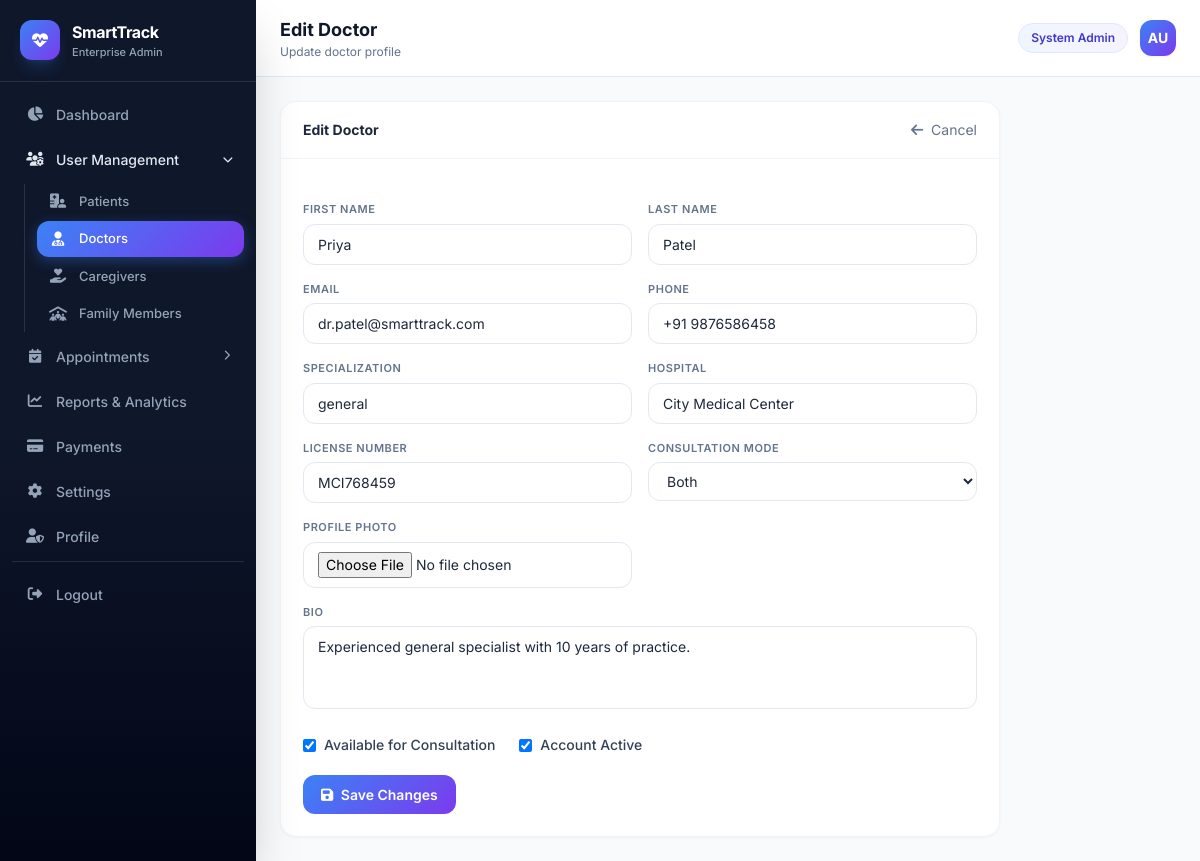
The page /system-admin/doctors/5/edit/ (signed in) on the database its author committed.
### apps/accounts/models.py (models this page shows, shortened)
class CustomUser(AbstractUser):
    ROLE_CHOICES = (
        ('patient', 'Patient'),
        ('doctor', 'Doctor'),
        ('admin', 'Admin'),
        ('caregiver', 'Caregiver'),
        ('family', 'Family Member'),
    )
    role = models.CharField(max_length=20, choices=ROLE_CHOICES, default='patient')
    is_email_verified = models.BooleanField(default=False, help_text='Email verified (is_verified)')
    otp_verified = models.BooleanField(default=False)
    last_activity = models.DateTimeField(null=True, blank=True)
    created_at = models.DateTimeField(auto_now_add=True)
    updated_at = models.DateTimeField(auto_now=True)
    class Meta:
        db_table = 'auth_user'
        indexes = [
            models.Index(fields=['role', 'is_active']),
            models.Index(fields=['email']),
        ]
    @property
    def phone(self):
        from apps.profiles.profile_bridge import get_user_phone
        return get_user_phone(self)
    @property
    def profile_completed(self):
        from apps.profiles.profile_bridge import is_profile_completed
        return is_profile_completed(self)

### apps/profiles/models.py (models this page shows, shortened)
class DoctorProfile(models.Model):
    GENDER_CHOICES = [('male', 'Male'), ('female', 'Female'), ('other', 'Other')]
    SPECIALIZATION_CHOICES = [
        ('general', 'General Physician'), ('cardiology', 'Cardiology'),
        ('neurology', 'Neurology'), ('orthopedics', 'Orthopedics'),
        ('pediatrics', 'Pediatrics'), ('dermatology', 'Dermatology'),
        ('psychiatry', 'Psychiatry'), ('oncology', 'Oncology'),
        ('gynecology', 'Gynecology'), ('ophthalmology', 'Ophthalmology'),
        ('ent', 'ENT'), ('urology', 'Urology'), ('endocrinology', 'Endocrinology'),
        ('gastroenterology', 'Gastroenterology'), ('pulmonology', 'Pulmonology'),
        ('nephrology', 'Nephrology'), ('other', 'Other'),
    ]
    CONSULTATION_MODE_CHOICES = [
        ('in_person', 'In-Person'),
        ('video', 'Video Consultation'),
        ('both', 'Both'),
    ]
    user = models.OneToOneField(CustomUser, on_delete=models.CASCADE, related_name='doctor_profile')
    doctor_id = models.CharField(max_length=20, unique=True, blank=True)
    full_name = models.CharField(max_length=200, blank=True)
    profile_photo = models.ImageField(upload_to='profiles/doctors/', null=True, blank=True)
    specialization = models.CharField(max_length=100, choices=SPECIALIZATION_CHOICES, blank=True)
    specialty = models.CharField(max_length=100, choices=SPECIALIZATION_CHOICES, blank=True)
    qualification = models.CharField(max_length=200, blank=True)
    years_of_experience = models.IntegerField(null=True, blank=True)
    hospital_name = models.CharField(max_length=200, blank=True)
    hospital_address = models.TextField(blank=True)
    hospital_phone = models.CharField(max_length=20, blank=True)
    clinic_address = models.TextField(blank=True)
    license_number = models.CharField(max_length=50, blank=True)
    registration_number = models.CharField(max_length=50, blank=True)
    license_document = models.FileField(upload_to='licenses/', null=True, blank=True)
    consultation_fee = models.DecimalField(max_digits=8, decimal_places=2, null=True, blank=True)
    video_consultation_fee = models.DecimalField(max_digits=8, decimal_places=2, null=True, blank=True)
    emergency_video_fee = models.DecimalField(max_digits=8, decimal_places=2, null=True, blank=True)
    emergency_fee = models.DecimalField(max_digits=8, decimal_places=2, null=True, blank=True)
    phone = models.CharField(max_length=20, blank=True)
    gender = models.CharField(max_length=10, choices=GENDER_CHOICES, blank=True)
    date_of_birth = models.DateField(null=True, blank=True)
    address = models.TextField(blank=True)
    city = models.CharField(max_length=100, blank=True)
    state = models.CharField(max_length=100, blank=True)
    pincode = models.CharField(max_length=20, blank=True)
    country = models.CharField(max_length=100, default='India', blank=True)
    availability_schedule = models.TextField(blank=True)
    consultation_hours = models.CharField(max_length=100, blank=True)
    consultation_mode = models.CharField(max_length=20, choices=CONSULTATION_MODE_CHOICES, default='both')
    available_for_consultation = models.BooleanField(default=True)
    max_patients_per_day = models.IntegerField(default=20)
    rating = models.DecimalField(max_digits=3, decimal_places=2, null=True, blank=True)
    bio = models.TextField(blank=True)
    notification_alerts = models.BooleanField(default=True)
    real_time_alerts = models.BooleanField(default=True)
    preferred_language = models.CharField(max_length=50, default='English')
    linkedin = models.URLField(blank=True)
    twitter = models.URLField(blank=True)
    onboarding_completed = models.BooleanField(default=False)
    step_completed = models.IntegerField(default=0)
    created_at = models.DateTimeField(auto_now_add=True)
    updated_at = models.DateTimeField(auto_now=True)
    class Meta:
        db_table = 'doctor_profile'

### apps/system_admin/views.py (the view, shortened to what this page needs)
# urls.py: path('doctors/<int:user_id>/edit/', views.doctor_form, name='system_admin_doctor_edit'),
@admin_required
def doctor_form(request, user_id=None):
    doctor = get_object_or_404(CustomUser, id=user_id, role='doctor') if user_id else None
    profile = DoctorProfile.objects.filter(user=doctor).first() if doctor else None
    editing = doctor is not None
    return render(request, 'system_admin/doctors/form.html', {
        'doctor': doctor, 'profile': profile, 'editing': editing,
        'page_title': 'Edit Doctor' if editing else 'Add Doctor',
    })

### apps/caregiver/access.py (called while the page is built, shortened)
def get_active_patient_context(request):
    actor = request.user
    return {
        'patient': None,
        'actor': actor,
        'caregiver_mode': False,
        'assignment': None,
    }

### apps/caregiver/context_processors.py (called while the page is built, shortened)
def caregiver_mode_context(request):
    if not request.user.is_authenticated or request.user.role != 'caregiver':
        return {}

### apps/dashboard/sidebar.py (called while the page is built, shortened)
def get_sidebar_active(request):
    match = getattr(request, 'resolver_match', None)
    url_name = match.url_name if match else None
    path = request.path
    if not path.endswith('/'):
        path = path + '/'
    if path.startswith('/medicines/activities/'):
        return 'activities'
    return ''

def sidebar_active_context(request):
    return {'sidebar_active': get_sidebar_active(request)}

### apps/notifications/context_processors.py (called while the page is built)
def notification_context(request):
    if not getattr(request, 'user', None) or not request.user.is_authenticated:
        return {}
    base = get_notifications_for_request(request)
    unread_count = base.filter(is_read=False).count()
    latest_id = base.aggregate(m=Max('id'))['m'] or 0
    return {
        'unread_count': unread_count,
        'latest_notification_id': latest_id,
    }

### apps/notifications/services.py (called while the page is built, shortened)
def get_notifications_for_user(user):
    if not user or not user.is_authenticated:
        return Notification.objects.none()
    return Notification.objects.filter(user=user)

def get_notifications_for_request(request):
    from apps.caregiver.access import get_active_patient_context
    ctx = get_active_patient_context(request)
    if ctx['caregiver_mode'] and ctx['patient']:
        return Notification.objects.filter(user=ctx['patient'])
    return get_notifications_for_user(request.user)

### apps/profiles/profile_bridge.py (called while the page is built)
def get_role_profile(user):
    if not user or not getattr(user, 'is_authenticated', True):
        return None
    role = getattr(user, 'role', None)
    try:
        if role == 'patient':
            return user.patient_profile
        if role == 'doctor':
            return user.doctor_profile
        if role == 'caregiver':
            return user.caregiver_profile
        if role == 'family':
            return getattr(user, 'family_member_profile', None)
    except Exception:
        return None
    return None

def get_user_phone(user):
    profile = get_role_profile(user)
    if profile:
        for attr in ('phone_number', 'phone', 'alternate_number'):
            val = getattr(profile, attr, None)
            if val:
                return val
    return getattr(user, '_legacy_phone', '') or ''

### templates/system_admin/doctors/form.html (shortened to what this page needs)
{% extends 'system_admin/base.html' %}
{% block page_title %}{{ page_title }}{% endblock %}
{% block page_subtitle %}{% if editing %}Update doctor profile{% else %}Register a new doctor{% endif %}{% endblock %}
{% block content %}
<div class="admin-form-panel animate-fade-in">
  <div class="admin-panel">
    <div class="admin-panel-header">
      <h3 class="font-bold text-slate-800 text-sm">{% if editing %}Edit Doctor{% else %}Add Doctor{% endif %}</h3>
      {% if editing %}<a href="{% url 'system_admin_doctor_detail' doctor.id %}" class="text-sm text-slate-500 hover:text-slate-700"><i class="fas fa-arrow-left mr-1"></i> Cancel</a>{% endif %}
    </div>
    <form method="POST" enctype="multipart/form-data" class="admin-panel-body space-y-5">{% csrf_token %}
      <div class="admin-form-grid">
        <div><label class="admin-form-label">First Name</label><input name="first_name" value="{{ doctor.first_name|default:'' }}" required class="admin-input w-full"></div>
        <div><label class="admin-form-label">Last Name</label><input name="last_name" value="{{ doctor.last_name|default:'' }}" required class="admin-input w-full"></div>
        <div><label class="admin-form-label">Email</label><input name="email" type="email" value="{{ doctor.email|default:'' }}" required class="admin-input w-full"></div>
        <div><label class="admin-form-label">Phone</label><input name="phone" value="{{ doctor.phone|default:'' }}" class="admin-input w-full"></div>
        <div><label class="admin-form-label">Specialization</label><input name="specialization" value="{% if profile %}{{ profile.specialty }}{% endif %}" class="admin-input w-full"></div>
        <div><label class="admin-form-label">Hospital</label><input name="hospital" value="{% if profile %}{{ profile.hospital_name }}{% endif %}" class="admin-input w-full"></div>
        <div><label class="admin-form-label">License Number</label><input name="license_number" value="{% if profile %}{{ profile.license_number }}{% endif %}" class="admin-input w-full"></div>
        <div>
          <label class="admin-form-label">Consultation Mode</label>
          <select name="consultation_mode" class="admin-input w-full">
            <option value="both" {% if profile and profile.consultation_mode == 'both' %}selected{% endif %}>Both</option>
          </select>
        </div>
        <div><label class="admin-form-label">Profile Photo</label><input name="profile_photo" type="file" accept="image/*" class="admin-input w-full text-sm"></div>
        <div class="col-span-2"><label class="admin-form-label">Bio</label><textarea name="bio" rows="3" class="admin-input w-full resize-none">{% if profile %}{{ profile.bio }}{% endif %}</textarea></div>
        <div class="col-span-2 flex flex-wrap gap-6 pt-1">
          <label class="flex items-center gap-2 text-sm font-medium text-slate-700">
            <input type="checkbox" name="is_verified" {% if profile and profile.available_for_consultation %}checked{% endif %}> Available for Consultation
          </label>
          {% if editing %}
          <label class="flex items-center gap-2 text-sm font-medium text-slate-700">
            <input type="checkbox" name="is_active" {% if doctor.is_active %}checked{% endif %}> Account Active
          </label>
          {% endif %}
        </div>
      </div>
      <button type="submit" class="admin-btn-primary"><i class="fas fa-save mr-1"></i> {% if editing %}Save Changes{% else %}Create Doctor{% endif %}</button>
    </form>
  </div>
</div>
{% endblock %}

### templates/system_admin/base.html (shortened to what this page needs)
{% load static %}
<!DOCTYPE html>
<html lang="en">
<head>
  <link rel="stylesheet" href="https://cdnjs.cloudflare.com/ajax/libs/font-awesome/6.5.0/css/all.min.css">
  <script src="https://cdn.tailwindcss.com"></script>
  <link rel="stylesheet" href="{% static 'css/main.css' %}">
  <link rel="stylesheet" href="{% static 'css/admin_dashboard.css' %}?v=4">
</head>
<body class="admin-shell bg-slate-50 text-slate-800 font-sans antialiased">
<div class="flex min-h-screen">
  {% include 'system_admin/includes/sidebar.html' %}
  <main id="adminMain" class="admin-main flex-1 lg:ml-64 min-h-screen min-w-0">
    <header class="bg-white border-b border-slate-200 px-4 sm:px-6 py-4 flex items-center justify-between sticky top-0 z-30">
      <div class="flex items-center gap-3 min-w-0">
        <div class="min-w-0">
          <h1 class="font-bold text-slate-900 text-lg truncate">{% block page_title %}Dashboard{% endblock %}</h1>
          <p class="text-xs text-slate-500 truncate">{% block page_subtitle %}SmartTrack Enterprise Administration{% endblock %}</p>
        </div>
      </div>
      <div class="flex items-center gap-3 flex-shrink-0">
        <span class="hidden sm:inline text-xs bg-gradient-to-r from-blue-50 to-violet-50 text-indigo-700 px-3 py-1.5 rounded-full font-semibold border border-indigo-100">System Admin</span>
        <a href="{% url 'system_admin_profile' %}" class="w-9 h-9 rounded-xl bg-gradient-to-br from-blue-500 to-violet-600 flex items-center justify-center text-white font-bold text-sm shadow-sm hover:shadow-md transition" title="Profile">
          {{ user.first_name|first|default:"A" }}{{ user.last_name|first }}
        </a>
      </div>
    </header>
    <div class="p-4 sm:p-6">{% block content %}{% endblock %}</div>
  </main>
</div>
</body>
</html>

### static/css/main.css (style rules this page uses)
*, *::before, *::after { box-sizing: border-box; margin: 0; padding: 0; }
html { scroll-behavior: smooth; }
body { font-family: 'Inter', sans-serif; -webkit-font-smoothing: antialiased; }
.animate-fade-in { animation: fadeIn 0.4s ease; }

### static/css/admin_dashboard.css (style rules this page uses)
.admin-shell { font-family: 'Inter', sans-serif; }
.admin-main { transition: margin-left 0.25s ease; }
.admin-panel { background: #fff; border: 1px solid #f1f5f9; border-radius: 16px; box-shadow: 0 1px 3px rgba(0,0,0,0.04); overflow: hidden; }
.admin-panel-header { padding: 18px 22px; border-bottom: 1px solid #f1f5f9; display: flex; align-items: center; justify-content: space-between; flex-wrap: wrap; gap: 12px; }
.admin-panel-body { padding: 22px; }
.admin-form-panel { max-width: 720px; }
.admin-form-grid { display: grid; grid-template-columns: 1fr; gap: 16px; }
@media (min-width: 640px) { .admin-form-grid { grid-template-columns: 1fr 1fr; } }
@media (min-width: 640px) { .admin-form-grid .col-span-2 { grid-column: span 2; } }
.admin-form-label { display: block; font-size: 0.6875rem; font-weight: 600; text-transform: uppercase; letter-spacing: 0.05em; color: #64748b; margin-bottom: 6px; }
.admin-input { padding: 9px 14px; border: 1px solid #e2e8f0; border-radius: 12px; font-size: 0.875rem; background: #fff; transition: all 0.2s ease; min-width: 0; }
.admin-btn-primary { padding: 9px 18px; background: linear-gradient(135deg, #3b82f6, #7c3aed); color: #fff; border: none; border-radius: 12px; font-size: 0.875rem; font-weight: 600; cursor: pointer; transition: all 0.2s ease; }

### rows shown on the page
DoctorProfile: specialization "general", hospital "City Medical Center", license_number "MCI768459", consultation_mode "Both", bio "Experienced general specialist with 10 years of practice.", available_for_consultation "☑"

### other values the page prints
{{ page_title }} "Edit Doctor"
{{ user.first_name|first|default:"A" }} "A"
{{ user.last_name|first }} "U"
